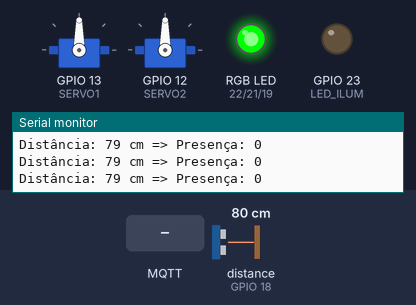
A sketch run on a simulated ESP32. Shown: 2 × servo, an RGB LED mixed from three pins (HIGH = lit), output pins drawn as LEDs (lit = HIGH), the last lines printed to the serial monitor. Wiring (inferred from the names in the program): ultrasonic range finder: trigger GPIO 5; echo GPIO 18. Inputs (shaded band) come from the test bench; at power-on: distance to the obstacle (sensor on GPIO 18) 80 cm. The echo pulse lasts 58.3 µs per cm; WiFi joins after 1.5 s; servers stay silent unless stated; random numbers use the default seed unless the sketch sets one; no MQTT or app messages arrive unless stated; pins used as bus, display or sensor lines are not drawn.

Above: at 2.7 s.
2.8 s: distance to the obstacle (sensor on GPIO 18) set to 22 cm
4.3 s: distance to the obstacle (sensor on GPIO 18) set to 18 cm
At 5.0 s:
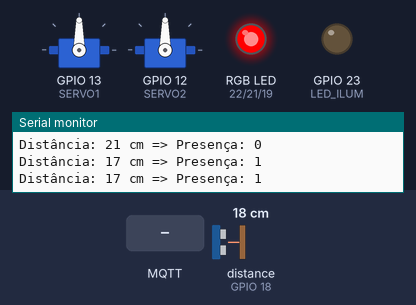
6.1 s: MQTT message "acender" arrives on the first subscribed topic
At 6.6 s:
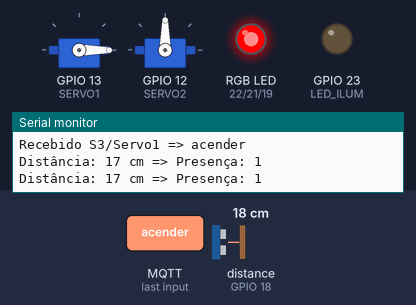
7.6 s: MQTT message "200" arrives on the first subscribed topic
At 8.2 s:
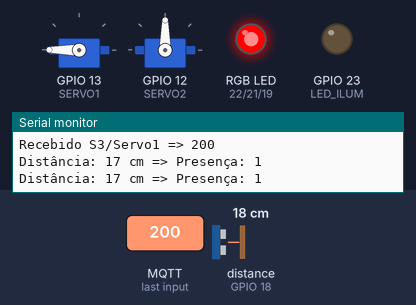
9.1 s: MQTT message "acender" arrives on the third subscribed topic
At 9.8 s:
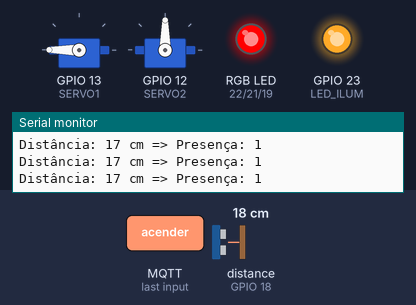
10.6 s: MQTT message "0" arrives on the first subscribed topic
At 11.4 s:
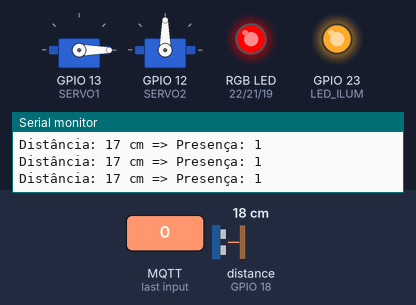
Timing chart, 0 to 13.1 s (numbered marks = the images above; inputs shaded):
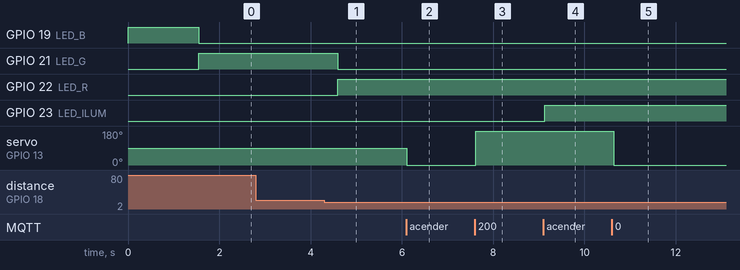

Measured:
- the behaviour switches between 21 and 20 cm on distance to the obstacle (sensor on GPIO 18) (found by bisection; images 0 and 1)
- after the input at 4.3 s, GPIO 21 (LED_G): HIGH → LOW after 0.30 s; GPIO 22 (LED_R): LOW → HIGH after 0.30 s
- after the input at 6.1 s, servo on GPIO 13 (SERVO1): 90° → 0° at once
- after the input at 7.6 s, servo on GPIO 13 (SERVO1): 0° → 180° at once
- after the input at 9.1 s, GPIO 23 (LED_ILUM): LOW → HIGH at once
- after the input at 10.6 s, servo on GPIO 13 (SERVO1): 180° → 0° after 0.05 s

The sketch:

S3.ino
```cpp
#include <ESP32Servo.h>
#include <WiFi.h>
#include <PubSubClient.h>


#define TRIG 5
#define ECHO 18
#define SERVO1 13
#define SERVO2 12
#define LED_ILUM 23
#define LED_R 22
#define LED_G 21
#define LED_B 19


Servo servo1;
Servo servo2;


// WiFi
const char* SSID = "FIESC_IOT_EDU";
const char* PASS = "8120gv08";


// MQTT
WiFiClientSecure client;
PubSubClient mqtt(client);


const char* URL = "e6607d8d5fec40a9974cfc1552a13e2f.s1.eu.hivemq.cloud";
const int PORT = 8883;


const char* MQTT_USER = "fischer_s3";
const char* MQTT_PASS = "ED6p<kLo>49:bZ&Fh2Kd";


const char* TOPIC_PRESENCA = "S3/Presenca";
const char* TOPIC_SERVO1 = "S3/Servo1";
const char* TOPIC_SERVO2 = "S3/Servo2";


const char* TOPIC_ILUM = "S1/iluminacao";


// Conecta WiFi
void conectaWiFi() {
  WiFi.begin(SSID, PASS);
  Serial.print("Conectando WiFi");


  while (WiFi.status() != WL_CONNECTED) {
    Serial.print(".");
    delay(300);
  }


  Serial.println("\nWiFi OK!");
}


// Conecta MQTT
void conectaMQTT() {
  mqtt.setServer(URL, PORT);
  mqtt.setCallback(callback);


  Serial.print("Conectando MQTT");


  while (!mqtt.connected()) {
    String id = "S3-" + String(random(9999));


    if (mqtt.connect(id.c_str(), MQTT_USER, MQTT_PASS)) {
      Serial.println("\nMQTT OK!");


      mqtt.subscribe(TOPIC_SERVO1);
      mqtt.subscribe(TOPIC_SERVO2);
      mqtt.subscribe(TOPIC_ILUM);


    } else {
      Serial.print(".");
      delay(500);
    }
  }
}


// Mede distância
long medirDistancia() {
  digitalWrite(TRIG, LOW);
  delayMicroseconds(2);
  digitalWrite(TRIG, HIGH);
  delayMicroseconds(10);
  digitalWrite(TRIG, LOW);


  long tempo = pulseIn(ECHO, HIGH);
  long distancia = tempo * 0.034 / 2;


  return distancia;
}


// Callback MQTT
void callback(char* topic, byte* payload, unsigned int length) {
  String msg = "";


  for (int i = 0; i < length; i++) {
    msg += (char)payload[i];
  }


  Serial.print("Recebido ");
  Serial.print(topic);
  Serial.print(" => ");
  Serial.println(msg);


  if (strcmp(topic, TOPIC_SERVO1) == 0) {
    servo1.write(msg.toInt());
  }


  if (strcmp(topic, TOPIC_SERVO2) == 0) {
    servo2.write(msg.toInt());
  }


  if (strcmp(topic, TOPIC_ILUM) == 0) {
    digitalWrite(LED_ILUM, msg == "acender" ? HIGH : LOW);
  }
}


// Função LED RGB
void setarLED(bool r, bool g, bool b) {
  digitalWrite(LED_R, r);
  digitalWrite(LED_G, g);
  digitalWrite(LED_B, b);
}


void setup() {
  Serial.begin(115200);


  pinMode(TRIG, OUTPUT);
  pinMode(ECHO, INPUT);
  pinMode(LED_ILUM, OUTPUT);
  pinMode(LED_R, OUTPUT);
  pinMode(LED_G, OUTPUT);
  pinMode(LED_B, OUTPUT);


  servo1.attach(SERVO1);
  servo2.attach(SERVO2);


  // LED azul: conectando
  setarLED(false, false, true);


  conectaWiFi();
  conectaMQTT();


  // LED verde: pronto
  setarLED(false, true, false);
}


void loop() {
  if (!mqtt.connected()) {
    conectaMQTT();
  }
  mqtt.loop();


  long dist = medirDistancia();
  bool detectou = (dist < 20);


  String status = detectou ? "1" : "0";
  mqtt.publish(TOPIC_PRESENCA, status.c_str());


  Serial.print("Distância: ");
  Serial.print(dist);
  Serial.print(" cm => Presença: ");
  Serial.println(status);


  // LED RGB
  if (detectou) {
    setarLED(true, false, false);  // Vermelho
  } else {
    setarLED(false, true, false);  // Verde
  }


  delay(300);
}
```
